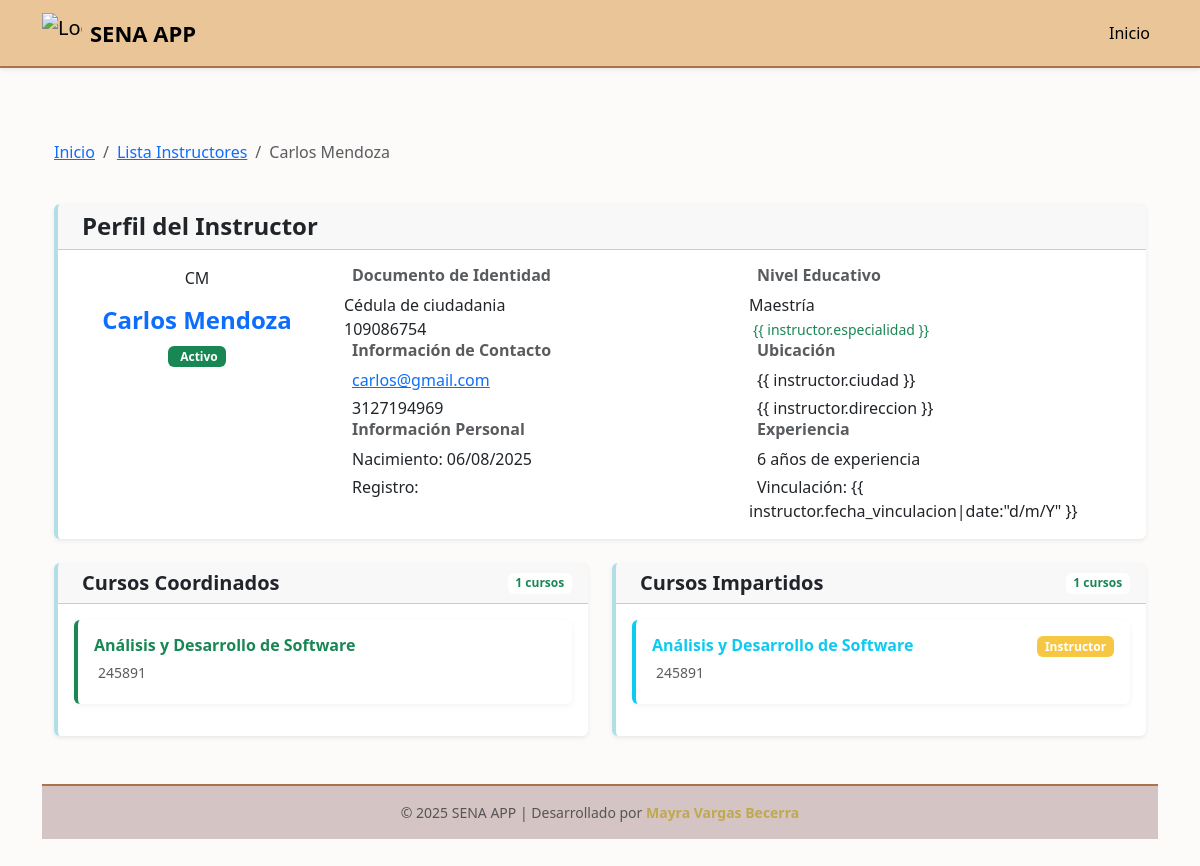
The app's page /instructores/instructor/1/ with its own data.
### instructores/models.py (models this page shows, shortened)
class Instructor(models.Model):
    TIPO_DOCUMENTO_CHOICES = [
        ('CC', 'Cédula de ciudadania'),
        ('CE', 'Cédula de Extranjería'),
        ('TI', 'Tarjeta de Identidad'),
        ('PAS', 'Pasaporte'),
    ]
    NIVEL_EDUCATIVO_CHOICES =[
        ('TEC', 'Técnico'),
        ('TGL', 'Técnologo'),
        ('PRE', 'Pregrado'),
        ('ESP', 'Epecializacón'),
        ('MAE', 'Maestría'),
        ('DOC', 'Doctorado'),
    ]
    documento_identidad = models.CharField(max_length=20, unique=True)
    tipo_documento = models.CharField(max_length=3, choices= TIPO_DOCUMENTO_CHOICES, default='CC')
    nombre = models.CharField(max_length=100)
    apellido = models.CharField(max_length=100)
    telefono = models.CharField(max_length=10, null=True)
    correo = models.EmailField(null=True)
    fecha_nacimiento = models.DateField()
    ciudad = models.CharField(max_length=100, null=True )
    direccion = models.TextField(null=True)
    nivel_educativo = models.CharField(max_length=3, choices= NIVEL_EDUCATIVO_CHOICES, default='MAE')
    especialidad = models.CharField(max_length=100)
    anos_experiencia = models.PositiveIntegerField()
    activo = models.BooleanField(default=True)
    fecha_vinculacion = models.DateField()
    fecha_registro = models.DateField(auto_now_add=True)
    def nombre_completo(self):
        return f"{self.nombre} {self.apellido}"

### aprendices/models.py (models this page shows, shortened)
class Curso(models.Model):
    ESTADO_CHOICES = [
        ('PRO', 'Programado'),
        ('INI', 'Iniciado'),
        ('EJE', 'En Ejecución'),
        ('FIN', 'Finalizado'),
        ('CAN', 'Cancelado'),
        ('SUS', 'Suspendido'),
    ]
    codigo = models.CharField(max_length=30,unique=True,verbose_name="Código del Curso")
    nombre = models.CharField(max_length=200, verbose_name="Nombre del Curso")
    programa = models.ForeignKey('programas.Programa', on_delete=models.CASCADE, verbose_name="Programa de Formación")
    instructor_coordinador = models.ForeignKey('instructores.Instructor', on_delete=models.CASCADE, related_name='cursos_coordinados', verbose_name="Instructor Coordinador")
    instructores = models.ManyToManyField('instructores.Instructor', through='InstructorCurso', related_name='cursos_impartidos', verbose_name="Instructores")
    aprendices = models.ManyToManyField(Aprendiz, through='AprendizCurso', related_name='cursos', verbose_name="Aprendices")
    fecha_inicio = models.DateField(verbose_name="Fecha de Inicio")
    fecha_fin = models.DateField(verbose_name="Fecha de Finalización")
    horario = models.CharField(max_length=100, verbose_name="Horario")
    aula = models.CharField(max_length=50, verbose_name="Aula/Ambiente")
    cupos_maximos = models.PositiveIntegerField(verbose_name="Cupos Máximos")
    estado = models.CharField(max_length=3, choices=ESTADO_CHOICES, default='PRO', verbose_name="Estado del Curso")
    observaciones = models.TextField(blank=True, null=True, verbose_name="Observaciones")
    fecha_registro = models.DateTimeField(auto_now_add=True, verbose_name="Fecha de Registro")
    class Meta:
        verbose_name = "Curso"
        verbose_name_plural = "Cursos"
        ordering = ['-fecha_inicio']

### instructores/views.py (the view)
# urls.py: path('instructores/instructor/<int:instructor_id>/', views.detalle_instructor, name='detalle_instructor'),
def detalle_instructor(request, instructor_id):
    instructor = get_object_or_404(Instructor, id=instructor_id)
    cursos_coordinados = instructor.cursos_coordinados.all()
    cursos_impartidos = instructor.cursos_impartidos.all()
    template = loader.get_template('detalle_instructor.html')
    context = {
        'instructor': instructor,
        'cursos_coordinados': cursos_coordinados,
        'cursos_impartidos': cursos_impartidos,
    }
    return HttpResponse(template.render(context, request))

### instructores/templates/detalle_instructor.html (shortened to what this page needs)
{% extends 'base.html' %}
{% block content %}
<div class="container-fluid py-4">
  <div class="row mb-4">
    <div class="col-12">
      <nav aria-label="breadcrumb">
        <ol class="breadcrumb">
          <li class="breadcrumb-item">
            <a href="/" class="back-link">Inicio</a>
          </li>
          <li class="breadcrumb-item">
            <a
              href="{% url 'instructores:lista_instructores' %}"
              class="back-link"
              >Lista Instructores</a
            >
          </li>
          <li class="breadcrumb-item active" aria-current="page">
            {{ instructor.nombre_completo }}
          </li>
        </ol>
      </nav>
    </div>
  </div>
  <div class="row mb-4">
    <div class="col-12">
      <div class="card shadow-sm">
        <div class="card-header d-flex align-items-center">
          <h4 class="mb-0">Perfil del Instructor</h4>
        </div>
        <div class="card-body">
          <div class="row">
            <div class="col-md-3 text-center">
              <div class="instructor-avatar mb-3">
                {{ instructor.nombre.0 }}{{ instructor.apellido.0 }}
              </div>
              <h4 class="text-primary">{{ instructor.nombre_completo }}</h4>
              <div class="mb-3">
                {% if instructor.activo %}
                <span class="badge bg-success">
                  Activo
                </span>
                {% else %}
                <span class="badge bg-danger">
                  <i class="bi bi-x-circle me-1"></i>Inactivo
                </span>
                {% endif %}
              </div>
            </div>
            <div class="col-md-9">
              <div class="row">
                <div class="col-lg-6">
                  <div class="info-item">
                    <h6 class="text-muted mb-2">
                      <strong>Documento de Identidad</strong>
                    </h6>
                    <p class="mb-0">
                      {{ instructor.get_tipo_documento_display }}
                    </p>
                    <p class="mb-0">{{ instructor.documento_identidad }}</p>
                  </div>
                </div>
                <div class="col-lg-6">
                  <div class="info-item">
                    <h6 class="text-muted mb-2">
                      <strong>Nivel Educativo</strong>
                    </h6>
                    <p class="mb-0">
                      {{ instructor.get_nivel_educativo_display }}
                    </p>
                    {% if instructor.especialidad %}
                    <small class="text-success">
                      {{ instructor.especialidad
                      }}
                    </small>
                    {% endif %}
                  </div>
                </div>
              </div>
              <div class="row">
                <div class="col-lg-6">
                  <div class="info-item">
                    <h6 class="text-muted mb-2">
                      <strong>Información de Contacto</strong>
                    </h6>
                    <p class="mb-1">
                      <a href="mailto:{{ instructor.correo }}"
                        >{{ instructor.correo }}</a
                      >
                    </p>
                    {% if instructor.telefono %}
                    <p class="mb-0">
                      {{ instructor.telefono }}
                    </p>
                    {% endif %}
                  </div>
                </div>
                <div class="col-lg-6">
                  <div class="info-item">
                    <h6 class="text-muted mb-2">
                      <strong>Ubicación</strong>
                    </h6>
                    {% if instructor.ciudad %}
                    <p class="mb-1">
                      {{
                      instructor.ciudad }}
                    </p>
                    {% endif %} {% if instructor.direccion %}
                    <p class="mb-0">
                      {{
                      instructor.direccion }}
                    </p>
                    {% endif %}
                  </div>
                </div>
              </div>
              <div class="row">
                <div class="col-lg-6">
                  <div class="info-item">
                    <h6 class="text-muted mb-2">
                      <strong>Información Personal</strong>
                    </h6>
                    {% if instructor.fecha_nacimiento %}
                    <p class="mb-1">
                      Nacimiento: {{ instructor.fecha_nacimiento|date:"d/m/Y" }}
                    </p>
                    {% endif %}
                    <p class="mb-0">
                      Registro: {{ instructor.fecha_registro|date:"d/m/Y" }}
                    </p>
                  </div>
                </div>
                <div class="col-lg-6">
                  <div class="info-item">
                    <h6 class="text-muted mb-2">
                      <strong>Experiencia</strong>
                    </h6>
                    <p class="mb-1">
                      {{ instructor.anos_experiencia }} años de experiencia
                    </p>
                    {% if instructor.fecha_vinculacion %}
                    <p class="mb-0">
                      Vinculación: {{ instructor.fecha_vinculacion|date:"d/m/Y"
                      }}
                    </p>
                    {% endif %}
                  </div>
                </div>
              </div>
            </div>
          </div>
        </div>
      </div>
    </div>
  </div>
  <div class="row">
    <div class="col-lg-6 mb-4">
      <div class="card shadow-sm h-100">
        <div
          class="card-header d-flex justify-content-between align-items-center"
        >
          <div class="d-flex align-items-center">
            <h5 class="mb-0">Cursos Coordinados</h5>
          </div>
          <span class="badge bg-white text-success"
            >{{ cursos_coordinados|length }} cursos</span
          >
        </div>
        <div class="card-body">
          {% if cursos_coordinados %}
          <div class="row">
            {% for curso in cursos_coordinados %}
            <div class="col-12 mb-3">
              <div class="card curso-card border-success">
                <div class="card-body p-3">
                  <div class="d-flex justify-content-between align-items-start">
                    <div>
                      <h6 class="card-title text-success mb-1">
                        {{ curso.nombre }}
                      </h6>
                      <p class="card-text mb-1">
                        <small class="text-muted">
                          {{ curso.codigo }}
                        </small>
                      </p>
                    </div>
                    <span class="badge badge-sena">Coordinador</span>
                  </div>
                </div>
              </div>
            </div>
            {% endfor %}
          </div>
          {% else %}
          <div class="text-center py-4">
            <i class="bi bi-kanban text-muted" style="font-size: 3rem"></i>
            <p class="text-muted mt-2">No coordina cursos actualmente</p>
          </div>
          {% endif %}
        </div>
      </div>
    </div>
    <div class="col-lg-6 mb-4">
      <div class="card shadow-sm h-100">
        <div
          class="card-header d-flex justify-content-between align-items-center"
        >
          <div class="d-flex align-items-center">
            <h5 class="mb-0">Cursos Impartidos</h5>
          </div>
          <span class="badge bg-white text-success"
            >{{ cursos_impartidos|length }} cursos</span
          >
        </div>
        <div class="card-body">
          {% if cursos_impartidos %}
          <div class="row">
            {% for curso in cursos_impartidos %}
            <div class="col-12 mb-3">
              <div class="card curso-card border-info">
                <div class="card-body p-3">
                  <div class="d-flex justify-content-between align-items-start">
                    <div>
                      <h6 class="card-title text-info mb-1">
                        {{ curso.nombre }}
                      </h6>
                      <p class="card-text mb-1">
                        <small class="text-muted">
                          {{ curso.codigo }}
                        </small>
                      </p>
                    </div>
                    <span class="badge bg-info">Instructor</span>
                  </div>
                </div>
              </div>
            </div>
            {% endfor %}
          </div>
          {% else %}
          <div class="text-center py-4">
            <i class="bi bi-book text-muted" style="font-size: 3rem"></i>
            <p class="text-muted mt-2">No imparte cursos actualmente</p>
          </div>
          {% endif %}
        </div>
      </div>
    </div>
  </div>
  {% endblock %}

### aprendices/templates/base.html (style rules this page uses)
body { background-color: #fdfafa; color: #333; font-family: 'Segoe UI', sans-serif; }
h1, h2, h3, h4, h5 { font-weight: 600; }
.bg-info { --bs-info-rgb: 246, 199, 67; --bs-bg-opacity: 1; background-color: rgba(var(--bs-info-rgb), var(--bs-bg-opacity)) !important; }
.card { background-color: #ffffff; border: none; border-left: 4px solid #b0e0e6; box-shadow: 0 2px 6px rgba(0, 0, 0, 0.05); transition: transform 0.2s ease-in-out; }
.card-title { color: #31312f; font-weight: 600; }

### records on screen
Instructor: nombre_completo "Carlos Mendoza", nombre.0 "C", apellido.0 "M", tipo_documento "Cédula de ciudadania", documento_identidad "109086754", nivel_educativo "Maestría", correo "carlos@gmail.com", telefono "3127194969", fecha_nacimiento "06/08/2025", anos_experiencia "6"
Curso: nombre "Análisis y Desarrollo de Software", codigo "245891"

### other values on screen
{{ cursos_coordinados|length }} "1"
{{ cursos_impartidos|length }} "1"
